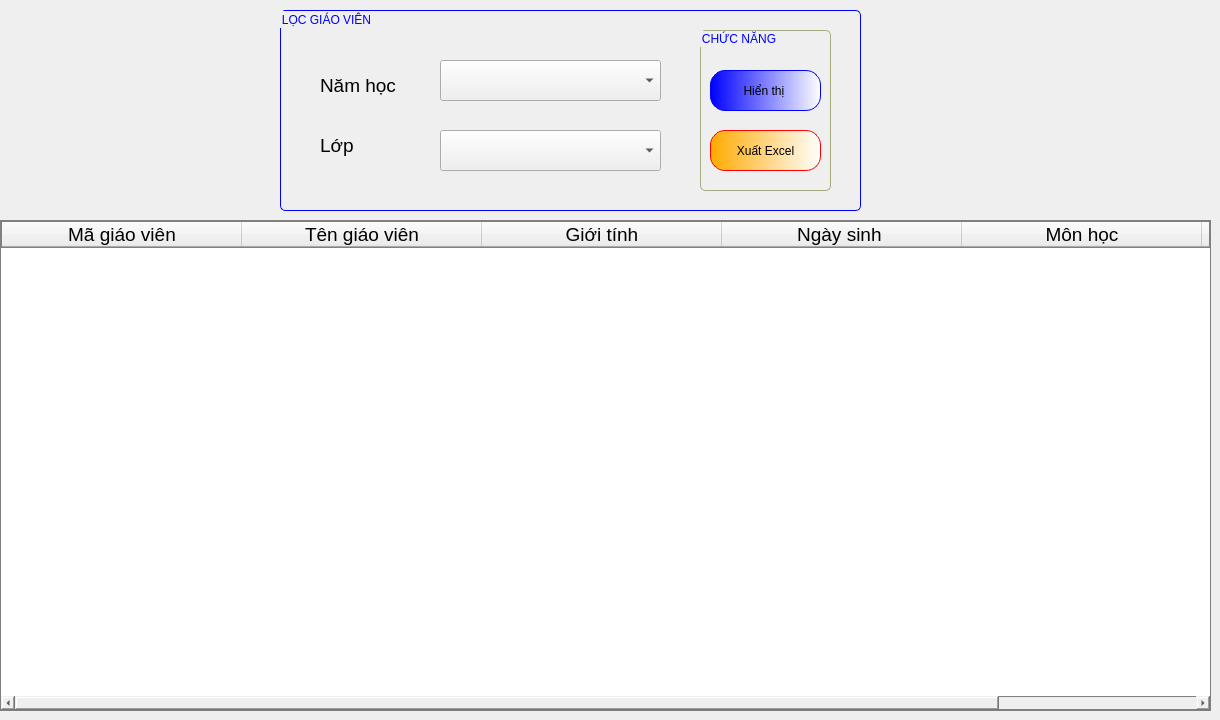
      <widget class="QWidget" name="tab_25">
       <attribute name="title">
        <string>Danh sách</string>
       </attribute>
       <widget class="QGroupBox" name="groupBox_16">
        <property name="geometry">
         <rect>
          <x>280</x>
          <y>10</y>
          <width>581</width>
          <height>201</height>
         </rect>
        </property>
        <property name="styleSheet">
         <string notr="true">QGroupBox{
border-radius: 5px;
border:0.5px solid blue;
	font: 14pt &quot;Tahoma&quot;;
color:blue;
}</string>
        </property>
        <property name="title">
         <string>LỌC GIÁO VIÊN</string>
        </property>
        <widget class="QLabel" name="label_88">
         <property name="geometry">
          <rect>
           <x>40</x>
           <y>60</y>
           <width>111</width>
           <height>31</height>
          </rect>
         </property>
         <property name="font">
          <font>
           <family>Tahoma</family>
           <pointsize>14</pointsize>
          </font>
         </property>
         <property name="text">
          <string>Năm học</string>
         </property>
        </widget>
        <widget class="QComboBox" name="cboxlistNH_2">
         <property name="geometry">
          <rect>
           <x>160</x>
           <y>50</y>
           <width>221</width>
           <height>41</height>
          </rect>
         </property>
         <property name="styleSheet">
          <string notr="true">border-color: rgb(170, 170, 127);
color: rgb(0, 0, 0);
font: 14pt &quot;Tahoma&quot;;</string>
         </property>
        </widget>
        <widget class="QComboBox" name="cboxlistLop_2">
         <property name="geometry">
          <rect>
           <x>160</x>
           <y>120</y>
           <width>221</width>
           <height>41</height>
          </rect>
         </property>
         <property name="styleSheet">
          <string notr="true">border-color: rgb(170, 170, 127);
color: rgb(0, 0, 0);
font: 14pt &quot;Tahoma&quot;;</string>
         </property>
        </widget>
        <widget class="QLabel" name="label_92">
         <property name="geometry">
          <rect>
           <x>40</x>
           <y>120</y>
           <width>81</width>
           <height>31</height>
          </rect>
         </property>
         <property name="font">
          <font>
           <family>Tahoma</family>
           <pointsize>14</pointsize>
          </font>
         </property>
         <property name="text">
          <string>Lớp</string>
         </property>
        </widget>
        <widget class="QGroupBox" name="groupBox_17">
         <property name="geometry">
          <rect>
           <x>420</x>
           <y>20</y>
           <width>131</width>
           <height>161</height>
          </rect>
         </property>
         <property name="styleSheet">
          <string notr="true">border-color: rgb(170, 170, 127);
</string>
         </property>
         <property name="title">
          <string>CHỨC NĂNG</string>
         </property>
         <widget class="QPushButton" name="btnDisplayListHS_2">
          <property name="geometry">
           <rect>
            <x>10</x>
            <y>40</y>
            <width>111</width>
            <height>41</height>
           </rect>
          </property>
          <property name="styleSheet">
           <string notr="true">QPushButton{
font: 16pt &quot;Tahoma&quot;;
border-radius:15px;
border:1px solid blue;
	background-color: qlineargradient(spread:pad, x1:0, y1:0, x2:1, y2:0, stop:0 rgba(0, 0, 255, 255), stop:1 rgba(255, 255, 255, 255));
}
QPushButton:hover{
	font: 18pt &quot;Tahoma&quot;;
	background-color: qlineargradient(spread:repeat, x1:0, y1:0, x2:1, y2:0, stop:0 rgba(0, 85, 255, 255), stop:1 rgba(255, 255, 255, 255));
}
</string>
          </property>
          <property name="text">
           <string>Hiển thị </string>
          </property>
         </widget>
         <widget class="QPushButton" name="btnExportPhanCong">
          <property name="geometry">
           <rect>
            <x>10</x>
            <y>100</y>
            <width>111</width>
            <height>41</height>
           </rect>
          </property>
          <property name="styleSheet">
           <string notr="true">QPushButton{
font: 16pt &quot;Tahoma&quot;;
border-radius:15px;
border:1px solid red;
background-color: qlineargradient(spread:pad, x1:0, y1:0, x2:1, y2:0, stop:0 rgba(255, 170, 0, 255), stop:1 rgba(255, 255, 255, 255));
}
QPushButton:hover{
	font: 18pt &quot;Tahoma&quot;;
background-color:qlineargradient(spread:pad, x1:0, y1:0, x2:1, y2:0, stop:0 rgba(255, 85, 0, 255), stop:1 rgba(255, 255, 255, 255));
}
</string>
          </property>
          <property name="text">
           <string>Xuất Excel</string>
          </property>
         </widget>
        </widget>
       </widget>
       <widget class="QTableWidget" name="tableListPhanCong">
        <property name="geometry">
         <rect>
          <x>0</x>
          <y>220</y>
          <width>1211</width>
          <height>491</height>
         </rect>
        </property>
        <property name="styleSheet">
         <string notr="true">border: 1px solid gray;
border- radius:2px;
color: rgb(0, 0, 0);
font: 75 14pt &quot;Tahoma&quot;;</string>
        </property>
        <attribute name="horizontalHeaderDefaultSectionSize">
         <number>240</number>
        </attribute>
        <column>
         <property name="text">
          <string>Mã giáo viên</string>
         </property>
         <property name="font">
          <font>
           <family>Tahoma</family>
           <pointsize>14</pointsize>
          </font>
         </property>
         <property name="textAlignment">
          <set>AlignCenter</set>
         </property>
        </column>
        <column>
         <property name="text">
          <string>Tên giáo viên</string>
         </property>
         <property name="font">
          <font>
           <family>Tahoma</family>
           <pointsize>14</pointsize>
          </font>
         </property>
         <property name="textAlignment">
          <set>AlignCenter</set>
         </property>
        </column>
        <column>
         <property name="text">
          <string>Giới tính</string>
         </property>
         <property name="font">
          <font>
           <family>Tahoma</family>
           <pointsize>14</pointsize>
          </font>
         </property>
         <property name="textAlignment">
          <set>AlignCenter</set>
         </property>
        </column>
        <column>
         <property name="text">
          <string>Ngày sinh </string>
         </property>
         <property name="font">
          <font>
           <family>Tahoma</family>
           <pointsize>14</pointsize>
          </font>
         </property>
         <property name="textAlignment">
          <set>AlignCenter</set>
         </property>
        </column>
        <column>
         <property name="text">
          <string>Môn học</string>
         </property>
         <property name="font">
          <font>
           <family>Tahoma</family>
           <pointsize>14</pointsize>
          </font>
         </property>
         <property name="textAlignment">
          <set>AlignCenter</set>
         </property>
        </column>
        <column>
         <property name="text">
          <string>Lớp</string>
         </property>
         <property name="font">
          <font>
           <family>Tahoma</family>
           <pointsize>14</pointsize>
          </font>
         </property>
         <property name="textAlignment">
          <set>AlignCenter</set>
         </property>
        </column>
       </widget>
      </widget>
